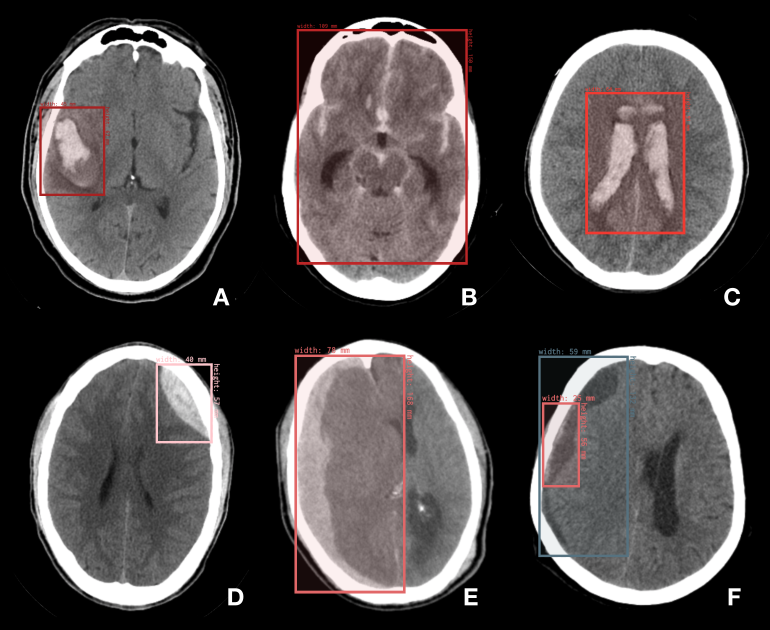
#> input picture example_annotated_images.png, 2310 x 1888 px (shown at 1/3 size)
$ jupyter execute 'alzheimer'"'"'s disease.ipynb'
#> lines starting #> are read from the running program, lines starting #| are printed output that depends on the picture
[cell 1]
import cv2
import numpy as np
import pandas as pd
img = cv2.imread("example_annotated_images.png")
#> img is the input picture: shape (1888, 2310, 3); mean B, G, R 74.5, 74.4, 79.1
gray = cv2.cvtColor(img, cv2.COLOR_BGR2GRAY)
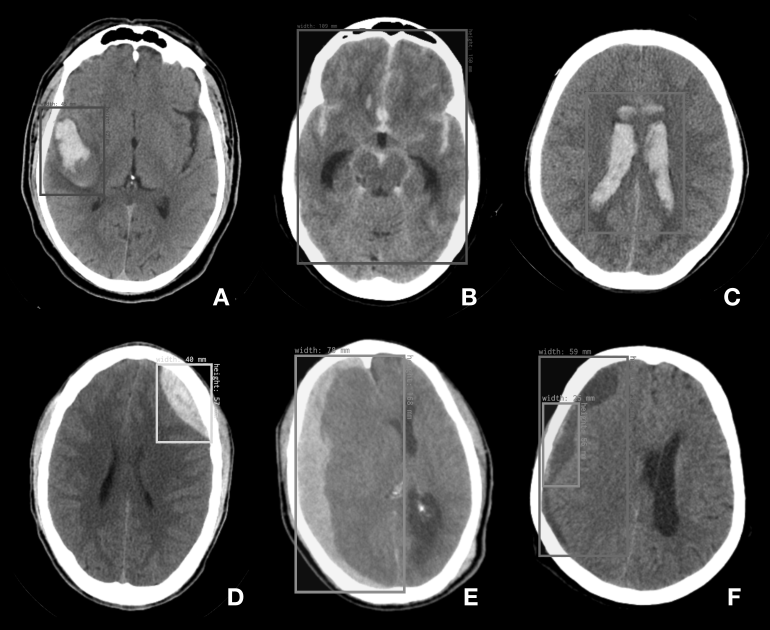
#> gray: shape (1888, 2310) (shown at 1/3 size); min 0, max 255, mean 75.8
gray = cv2.resize(gray, (224, 224))
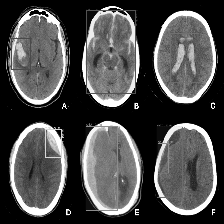
#> gray: shape (224, 224); min 0, max 255, mean 75.8
gray = gray / 255.0
features = gray.flatten()
df = pd.DataFrame(features, columns=["pixel_value"])
#> df = table of 50176 rows and 1 columns
df.to_csv("brain_ct_pixels.csv", index=False)
print("Saved brain_ct_pixels.csv")

[cell 2]
df = pd.read_csv("brain_ct_pixels.csv")
#> (reads brain_ct_pixels.csv from the repository)
